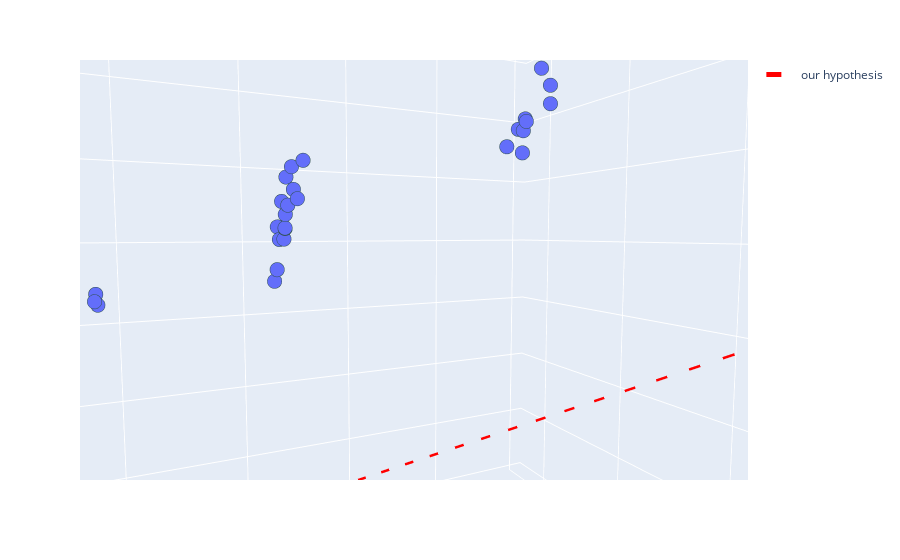

This figure's notebook cell:
### Markdown cell above
# Figure 5: a=1, b=1, c=0

### Code cell
reg = linear_model.LinearRegression()
reg.fit(visit_df[['age','num_diagnoses']].values, visit_df['visit_duration'].values)

fig = px.scatter_3d(visit_df, x='age', y='num_diagnoses', z='visit_duration')
fig.update_traces(marker=dict(size=5,
                              line=dict(width=2,
                                        color='DarkSlateGrey')),
                  selector=dict(mode='markers'),
                  line=dict())

fig.add_trace(go.Scatter3d(x = np.linspace(20,60,40),
              y = np.linspace(1,6,40),
              z = (np.array([ (i* (reg.coef_[0])*1) for i in np.linspace(20,60,40)]) + 
                         np.array([ (i* (reg.coef_[1]*1)) for i in np.linspace(1,6,40)])) + (reg.intercept_*0),
             name='our hypothesis',
             mode='lines',
             line=dict(
                 color='red',
                 width=5,
                 dash='dash')))

fig.show()

### Figure 1 — Plotly figure (JSON) as saved in the notebook; plotly's stock layout.template omitted (floating-point values rounded to 4 significant figures)
{"data": [{"hoverlabel": {"namelength": 0}, "hovertemplate": "age=%{x}<br>num_diagnoses=%{y}<br>visit_duration=%{z}", "legendgroup": "", "marker": {"color": "#636efa", "line": {"color": "DarkSlateGrey", "width": 2}, "size": 5, "symbol": "circle"}, "mode": "markers", "name": "", "scene": "scene", "showlegend": false, "type": "scatter3d", "x": [35.43, 42.72, 42.85, 42.93, 43.94, 17.32, 17.9, 49.4, 52.78, 47.09, 49.05, 39.7, 27.85, 35.3, 35.31, 51.77, 49.48, 46.38, 45.79, 31.79, 34.94, 36.13, 27.21, 32.72, 52.72, 48.63, 42.67, 34.46, 64.73, 55.18, 44.57, 51.6, 52.19, 52.09, 47.78, 35.78, 49.79, 59.38, 33.03, 37.2, 28.42, 37.56, 38.42, 46.57, 51.13, 41.44, 64.06, 33.61, 42.34, 44.55], "y": [3, 4, 4, 4, 4, 1, 1, 4, 5, 4, 4, 3, 2, 3, 3, 5, 4, 4, 4, 3, 3, 3, 2, 3, 5, 4, 4, 3, 6, 5, 4, 5, 5, 5, 4, 3, 4, 5, 3, 3, 2, 3, 3, 4, 5, 4, 6, 3, 4, 4], "z": [62.67, 68.5, 69.29, 69.09, 72.32, 39.55, 45.78, 78.2, 81.71, 76.65, 79.19, 66.12, 55.65, 61.59, 61.54, 80.62, 75.5, 74.62, 73.96, 56.78, 60.68, 63.36, 54.53, 57.94, 82.03, 76.3, 66.94, 63.8, 95.54, 86.09, 69.74, 80.11, 82.02, 83.87, 71.72, 65.6, 76.75, 86.62, 61.72, 66.15, 55.09, 64.41, 63.65, 74.91, 80.82, 67.67, 92.54, 60.63, 68.7, 70.95]}, {"line": {"color": "red", "dash": "dash", "width": 5}, "mode": "lines", "name": "our hypothesis", "type": "scatter3d", "x": [20, 21.03, 22.05, 23.08, 24.1, 25.13, 26.15, 27.18, 28.21, 29.23, 30.26, 31.28, 32.31, 33.33, 34.36, 35.38, 36.41, 37.44, 38.46, 39.49, 40.51, 41.54, 42.56, 43.59, 44.62, 45.64, 46.67, 47.69, 48.72, 49.74, 50.77, 51.79, 52.82, 53.85, 54.87, 55.9, 56.92, 57.95, 58.97, 60], "y": [1, 1.128, 1.256, 1.385, 1.513, 1.641, 1.769, 1.897, 2.026, 2.154, 2.282, 2.41, 2.538, 2.667, 2.795, 2.923, 3.051, 3.179, 3.308, 3.436, 3.564, 3.692, 3.821, 3.949, 4.077, 4.205, 4.333, 4.462, 4.59, 4.718, 4.846, 4.974, 5.103, 5.231, 5.359, 5.487, 5.615, 5.744, 5.872, 6], "z": [21.49, 22.62, 23.74, 24.87, 25.99, 27.12, 28.25, 29.37, 30.5, 31.63, 32.75, 33.88, 35.01, 36.13, 37.26, 38.39, 39.51, 40.64, 41.76, 42.89, 44.02, 45.14, 46.27, 47.4, 48.52, 49.65, 50.78, 51.9, 53.03, 54.16, 55.28, 56.41, 57.53, 58.66, 59.79, 60.91, 62.04, 63.17, 64.29, 65.42]}], "layout": {"autosize": true, "legend": {"tracegroupgap": 0}, "margin": {"t": 60}, "scene": {"aspectmode": "auto", "aspectratio": {"x": 1, "y": 1, "z": 1}, "camera": {"center": {"x": 0, "y": 0, "z": 0}, "eye": {"x": 0.4183, "y": -0.1943, "z": 0.03314}, "projection": {"type": "perspective"}, "up": {"x": -0.0008814, "y": -0.001977, "z": 1.0}}, "domain": {"x": [0, 1], "y": [0, 1]}, "xaxis": {"title": {"text": "age"}, "type": "linear"}, "yaxis": {"title": {"text": "num_diagnoses"}, "type": "linear"}, "zaxis": {"title": {"text": "visit_duration"}, "type": "linear"}}}}
